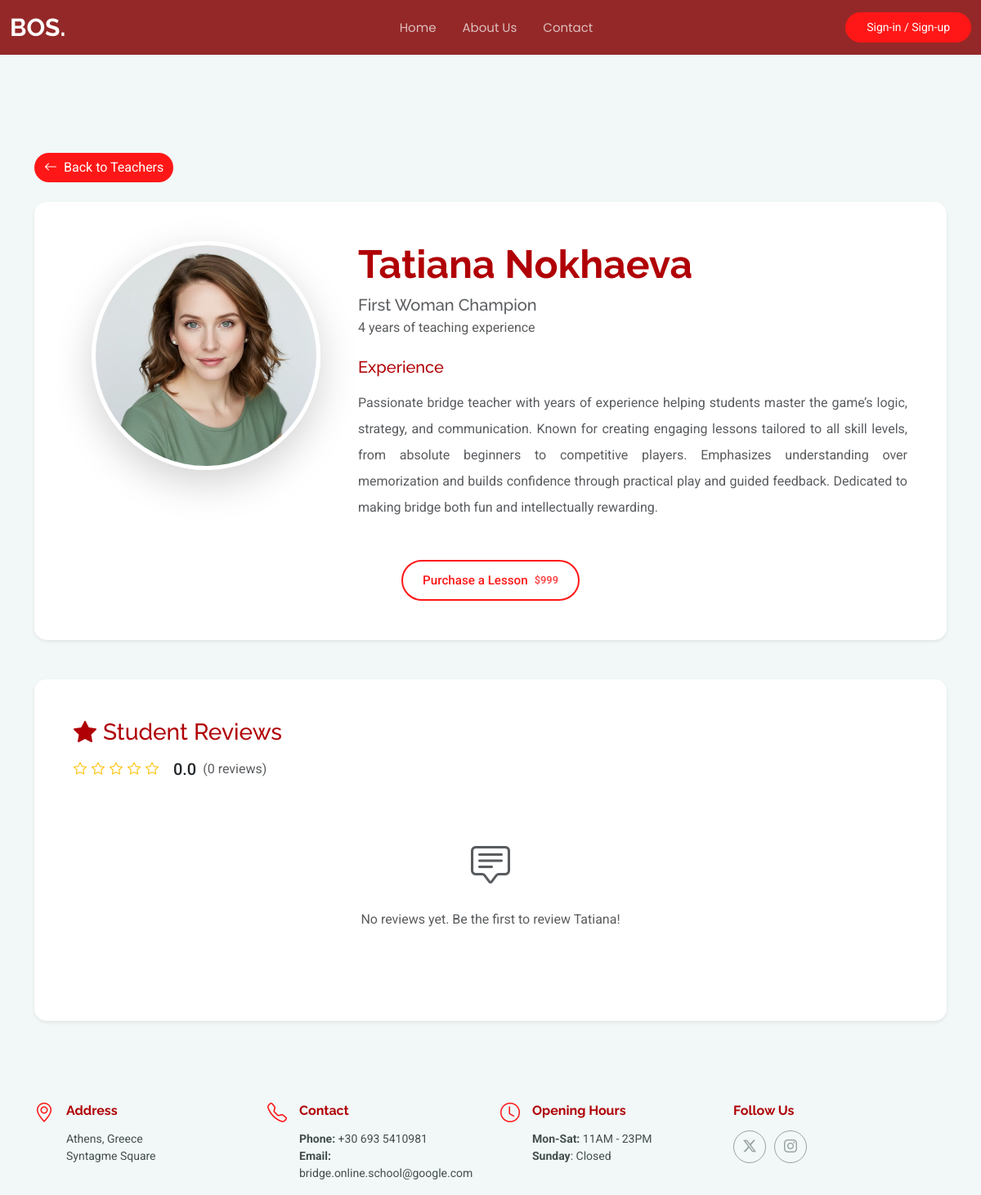
Screenshot of /teachers/2 with the database file from the repository.
### landing/models.py (models this page shows, shortened)
class Teacher(models.Model):
    user = models.OneToOneField(User, on_delete=models.CASCADE, related_name='teacher_profile', null=True, blank=True)
    first_name = models.CharField(max_length=50)
    last_name = models.CharField(max_length=50)
    title = models.CharField(max_length=50)
    experience = models.CharField(max_length=500)
    teaching_years = models.IntegerField(null=True, blank=True)
    avatar = models.ImageField(upload_to='teachers/avatars')
    lesson_price = models.DecimalField(max_digits=6, decimal_places=0)
    course_price = models.DecimalField(max_digits=7, decimal_places=0)
    is_active = models.BooleanField(default=False)

### landing/views.py (the view)
# urls.py: path("teachers/<int:pk>", views.teacher, name="teacher"),
def teacher(request, pk):
    teacher = get_object_or_404(Teacher, id=pk)
    if not teacher.is_active and not request.user.is_staff:
        raise Http404("Teacher not found")
    reviews = Rating.objects.filter(teacher=teacher).order_by('-created_at')
    avg_rating = 0
    if reviews.exists():
        avg_rating = sum(review.rating for review in reviews) / len(reviews)
    user_has_reviewed = False
    if request.user.is_authenticated:
        user_has_reviewed = Rating.objects.filter(teacher=teacher, user=request.user).exists()
    context = {
        'teacher': teacher,
        'reviews': reviews,
        'avg_rating': round(avg_rating, 1),
        'reviews_count': reviews.count(),
        'user_has_reviewed': user_has_reviewed,
    }
    return render(request, "landing/teacher.html", context)

### landing/templates/landing/teacher.html (shortened to what this page needs)
{% extends 'base.html' %}
{% load static %}
{% block content %}
  <section class="teacher-profile section light-background" style="padding-top: 120px;">
    <div class="container" data-aos="fade-up">
      <div class="row mb-4">
        <div class="col-12">
          <a href="{% url 'landing:home' %}#team" class="btn rounded-pill" style="background-color: var(--accent-color); color: var(--contrast-color); border: none;">
            <i class="bi bi-arrow-left me-2"></i>Back to Teachers
          </a>
        </div>
      </div>
      <div class="row mb-5">
        <div class="col-12">
          <div class="card shadow-sm border-0">
            <div class="card-body p-5">
              <div class="row align-items-start">
                <div class="col-lg-4 col-md-5 text-center mb-4 mb-md-0">
                  <div class="teacher-avatar" data-aos="zoom-in" data-aos-delay="100">
                    <img src="{{ teacher.avatar.url }}" alt="{{ teacher.first_name }} {{ teacher.last_name }}"
                         class="img-fluid rounded-circle shadow-lg" style="width: 280px; height: 280px; object-fit: cover;">
                  </div>
                </div>
                <div class="col-lg-8 col-md-7">
                  <div class="teacher-info" data-aos="fade-left" data-aos-delay="200">
                    <div class="teacher-header mb-4">
                      <h1 class="display-5 fw-bold mb-2" style="color: var(--heading-color);">
                        {{ teacher.first_name }} {{ teacher.last_name }}
                      </h1>
                      <div class="teaching-info">
                        <h5 class="text-muted mb-1">{{ teacher.title }}</h5>
                        {% if teacher.teaching_years %}
                          <p class="text-muted mb-0">{{ teacher.teaching_years }} years of teaching experience</p>
                        {% endif %}
                      </div>
                    </div>
                    <div class="experience-section mb-4">
                      <h5 class="mb-3" style="color: var(--heading-color);">Experience</h5>
                      <p class="text-muted lh-lg" style="text-align: justify;">
                        {{ teacher.experience }}
                      </p>
                    </div>
                  </div>
                </div>
              </div>
              <div class="row mt-4">
                <div class="col-12">
                  <div class="teacher-actions d-flex flex-wrap gap-3 justify-content-center" data-aos="fade-up" data-aos-delay="300">
                                <button class="btn btn-minimal add-to-cart-btn"
                    data-teacher-id="{{ teacher.id }}"
                    data-teacher-firstname="{{ teacher.first_name }}"
                    data-teacher-lastname="{{ teacher.last_name }}"
                    data-teacher-title="{{ teacher.title }}"
                    data-teacher-price="{{ teacher.lesson_price }}"
                    data-teacher-avatar="{{ teacher.avatar.url }}">
              Purchase a Lesson
              <small class="price-tag">${{ teacher.lesson_price }}</small>
            </button>
                  </div>
                </div>
              </div>
            </div>
          </div>
        </div>
      </div>
      <div class="row">
        <div class="col-12">
          <div class="card shadow-sm border-0">
            <div class="card-body p-5">
              <div class="reviews-header mb-4" data-aos="fade-up">
                <h3 class="mb-3" style="color: var(--heading-color);">
                  <i class="bi bi-star-fill me-2"></i>Student Reviews
                </h3>
                <div class="d-flex align-items-center mb-3">
                  <div class="rating-stars me-3">
                    {% for i in "12345" %}
                      {% if avg_rating >= i|add:0 %}
                        <i class="bi bi-star-fill text-warning"></i>
                      {% elif avg_rating >= i|add:-0.5 %}
                        <i class="bi bi-star-half text-warning"></i>
                      {% else %}
                        <i class="bi bi-star text-warning"></i>
                      {% endif %}
                    {% endfor %}
                  </div>
                  <span class="h5 mb-0 me-2">{{ avg_rating|default:"0.0" }}</span>
                  <span class="text-muted">({{ reviews_count }} review{{ reviews_count|pluralize }})</span>
                </div>
              </div>
              <div class="reviews-list">
                {% if reviews %}
                  {% for review in reviews %}
                  <div class="review-item {% if not forloop.last %}border-bottom pb-4 mb-4{% endif %}" data-aos="fade-up" data-aos-delay="{{ forloop.counter0|add:1 }}00">
                    <div class="d-flex align-items-start">
                      <div class="review-avatar me-3">
                        <div class="rounded-circle bg-primary text-white d-flex align-items-center justify-content-center" style="width: 50px; height: 50px;">
                          <span class="fw-bold">{{ review.user.first_name.0|default:review.user.username.0|upper }}{{ review.user.last_name.0|default:""|upper }}</span>
                        </div>
                      </div>
                      <div class="review-content flex-grow-1">
                        <div class="d-flex justify-content-between align-items-start mb-2">
                          <h6 class="mb-0">{{ review.user.first_name|default:review.user.username }} {{ review.user.last_name|default:"" }}</h6>
                          <div class="review-actions">
                            {% if user.is_staff %}
                              <small class="text-muted">{{ review.created_at|timesince }} ago</small>
                              <button class="btn btn-sm btn-outline-danger delete-review-btn"
                                      data-review-id="{{ review.id }}"
                                      data-teacher-id="{{ teacher.id }}"
                                      title="Delete review">
                                <i class="bi bi-x-lg" style="font-size: 1.4rem;"></i>
                              </button>
                            {% else %}
                              <small class="text-muted">{{ review.created_at|timesince }} ago</small>
                            {% endif %}
                          </div>
                        </div>
                        <div class="rating-stars mb-2">
                          {% for i in "12345" %}
                            {% if review.rating >= i|add:0 %}
                              <i class="bi bi-star-fill text-warning"></i>
                            {% else %}
                              <i class="bi bi-star text-warning"></i>
                            {% endif %}
                          {% endfor %}
                        </div>
                        <p class="text-muted mb-0">{{ review.description }}</p>
                      </div>
                    </div>
                  </div>
                  {% endfor %}
                {% else %}
                  <div class="text-center py-5">
                    <i class="bi bi-chat-square-text text-muted" style="font-size: 3rem;"></i>
                    <p class="text-muted mt-3">No reviews yet. Be the first to review {{ teacher.first_name }}!</p>
                  </div>
                {% endif %}
              </div>
            </div>
          </div>
        </div>
      </div>
    </div>
  </section>
{% endblock %}

### static/assets/css/main.css (style rules this page uses)
:root { --default-font: "Roboto", system-ui, -apple-system, "Segoe UI", Roboto, "Helvetica Neue", Arial, "Noto Sans", "Liberation Sans", sans-serif, "Apple Color Emoji", "Segoe UI Emoji", "Segoe UI Symbol", "Noto Color Emoji"; --heading-font: "Raleway", sans-serif; --nav-font: "Poppins", sans-serif; }
:root { --background-color: #ffffff; --default-color: #444d4d; --heading-color: #b00006; --accent-color: #ff1717; --surface-color: #ffffff; --contrast-color: #ffffff; }
:root { --nav-color: rgba(255, 255, 255, 0.7); --nav-hover-color: #ffffff; --nav-mobile-background-color: #ffffff; --nav-dropdown-background-color: #ffffff; --nav-dropdown-color: #444d4d; --nav-dropdown-hover-color: #018880; }
.light-background { --background-color: #f1f8f7; --surface-color: #ffffff; }
:root { scroll-behavior: smooth; }
body { color: var(--default-color); background-color: var(--background-color); font-family: var(--default-font); }
a { color: var(--accent-color); text-decoration: none; transition: 0.3s; }
h1, h2, h3, h4, h5, h6 { color: var(--heading-color); font-family: var(--heading-font); }
section, .section { color: var(--default-color); background-color: var(--background-color); padding: 60px 0; scroll-margin-top: 82px; overflow: clip; }
.teacher-profile .card { border: none; box-shadow: 0 5px 20px rgba(0, 0, 0, 0.1); border-radius: 15px; overflow: hidden; }
.teacher-profile .teacher-avatar img { border: 5px solid #fff; box-shadow: 0 8px 30px rgba(0, 0, 0, 0.15); }
.teacher-profile .teacher-actions .btn { position: relative; overflow: hidden; transition: all 0.3s ease; }
.teacher-profile .rating-stars i { font-size: 1rem; margin-right: 2px; }
[data-aos] .btn, [data-aos] button, .teacher-actions .btn, .teacher-actions button { pointer-events: auto !important; }
.btn-minimal { background-color: transparent; border: 2px solid var(--accent-color); color: var(--accent-color); padding: 12px 24px; border-radius: 50px; font-weight: 500; font-size: 0.95rem; transition: all 0.3s ease; position: relative; overflow: hidden; text-decoration: none; display: inline-flex; align-items: center; justify-content: center; gap: 8px; min-height: 48px; min-width: 120px; box-sizing: border-box; }
.btn-minimal .price-tag { font-size: 0.8rem; font-weight: 600; opacity: 0.8; }

### rows the page displays
Teacher: avatar (picture), first_name "Tatiana", last_name "Nokhaeva", title "First Woman Champion", teaching_years "4", experience "Passionate bridge teacher with years of experience helping students master the game’s logic, strategy, and communication. Known for creating engaging lessons tailored to all skill levels, from absolute beginners to competitive players. Emphasizes understanding over memorization and builds confidence through practical play and guided feedback. Dedicated to making bridge both fun and intellectually rewarding.", lesson_price "999"

### other values shown
{{ avg_rating|default:"0.0" }} "0.0"
{{ reviews_count }} "0"
